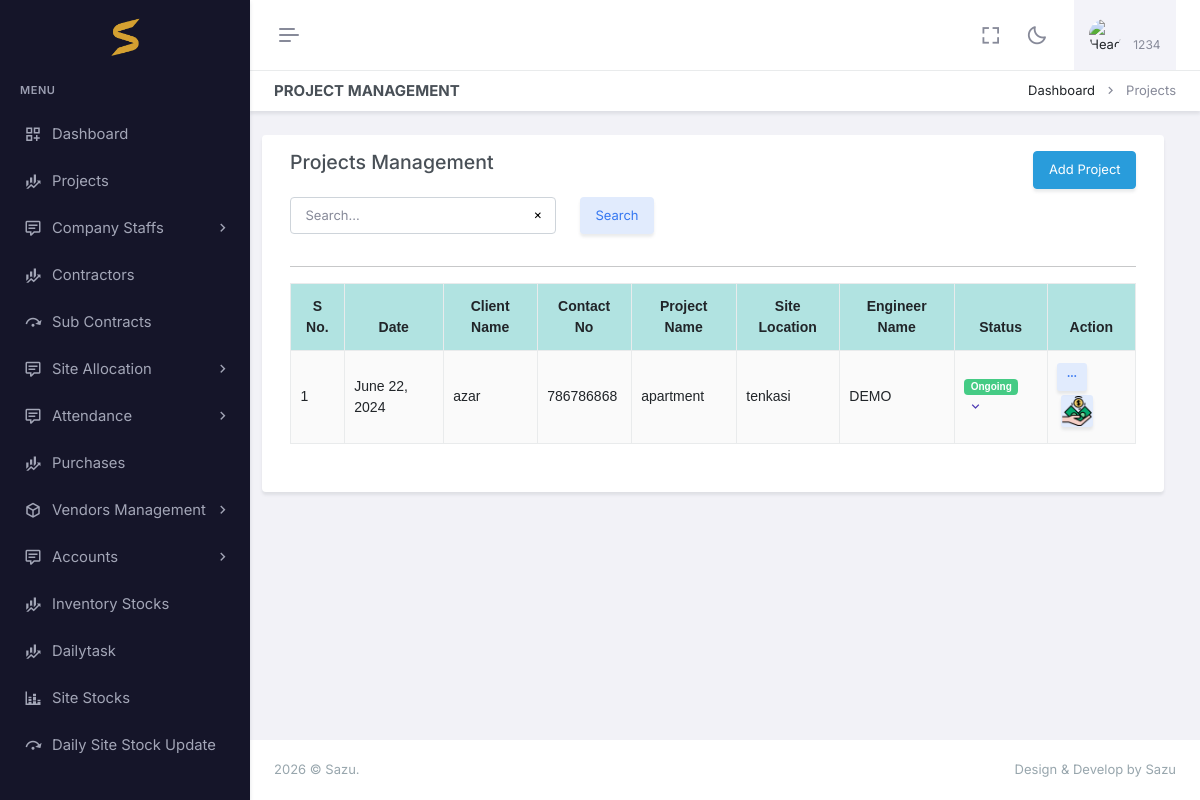
/project/ (signed in), run on the app's committed database.
### app/auth_models.py (models this page shows, shortened)
class CustomUser(AbstractBaseUser, PermissionsMixin):
    email=models.EmailField(null=True, blank=True,unique=True)
    image = models.ImageField(upload_to='profile_images/', null=True, blank=True)
    name = models.CharField(max_length=255)
    phone_number = models.CharField(max_length=10, unique=True)
    pin = models.CharField(max_length=6, null=True, blank=True)
    is_active = models.BooleanField(default=True)
    admin = models.BooleanField(default=False)
    is_employee = models.BooleanField(default=False)
    is_owner=models.BooleanField(default=False)
    created_at =models.DateField(auto_now_add=True)
    is_staff = models.BooleanField(default=False)
    is_superuser = models.BooleanField(default=False)
    otp = models.CharField(max_length=6, null=True, blank=True)
    created_at =models.DateField(auto_now_add=True)
    proof=models.FileField(upload_to="proof/", null=True, blank=True)
    USERNAME_FIELD = 'phone_number'
    REQUIRED_FIELDS = ['name']
    disable = models.BooleanField(default=False)
    objects = CustomUserManager()
    @property
    def company(self):
        print(self.is_employee)
        if self.admin:
            return self.company_set.all().last()
        if self.is_employee:
            if self.employee_set.all():
                return self.employee_set.all().last().company
        return None

### app/models.py (models this page shows, shortened)
class Project(models.Model):
    company=models.ForeignKey(Company, on_delete=models.CASCADE,null=True,blank=True)
    proj_id=models.CharField(max_length=100,null=True,blank=True)
    client = models.CharField(max_length=100,null=True,blank=True)
    contact_no = models.CharField(max_length=15,null=True,blank=True)
    address = models.CharField(max_length=255,null=True,blank=True)
    proj_name=models.CharField(max_length=100,null=True,blank=True)
    site_location=models.CharField(max_length=100,null=True,blank=True)
    incharge=models.ForeignKey(Employee, on_delete=models.CASCADE,null=True,blank=True)  #dropdown
    start_date=models.DateField(null=True,blank=True)
    end_date =models.DateField(null=True,blank=True)
    duration =models.ForeignKey(Duration, on_delete=models.CASCADE,null=True,blank=True)
    priority =models.ForeignKey(Priority, on_delete=models.CASCADE,null=True,blank=True)
    estimation=models.DecimalField(max_digits=10, decimal_places=2, default=0.0)
    modeldesign =models.FileField(upload_to="doc")
    aggeaments =models.FileField(upload_to="doc")
    proj_category = models.ForeignKey(ProjectCategory, on_delete=models.CASCADE,null=True,blank=True)
    status = models.ForeignKey(WorkStatus, on_delete=models.CASCADE,null=True,blank=True)
    description = models.TextField(null=True,blank=True)
    terms_conditions = models.TextField(null=True,blank=True)

class Employee(models.Model):
    company=models.ForeignKey(Company, on_delete=models.CASCADE,null=True,blank=True)
    user=models.ForeignKey(CustomUser, on_delete=models.CASCADE,null=True,blank=True)
    img =models.FileField(upload_to="doc",null=True,blank=True)
    name=models.CharField(max_length=50,null=True,blank=True)
    role=models.ForeignKey(EmpRoles, on_delete=models.CASCADE,null=True,blank=True)
    mobile=models.CharField(max_length=10,null=True,blank=True)
    address=models.CharField(max_length=200,null=True,blank=True)
    bankname=models.CharField(max_length=50,null=True,blank=True)
    branch=models.CharField(max_length=50,null=True,blank=True)
    bankaccount=models.CharField(max_length=50,null=True,blank=True)
    ifsccode=models.CharField(max_length=50,null=True,blank=True)
    start_date=models.DateField(auto_now_add=True, null=True, blank=True)
    wage=models.DecimalField(max_digits=10, decimal_places=2,null=True, blank=True)
    payment_schedule = models.ForeignKey(PaymentSchedule, on_delete=models.CASCADE, null=True, blank=True)
    monthly_salary = models.DecimalField(max_digits=10, decimal_places=2,null=True, blank=True)
    monthly_salary1 = models.DecimalField(max_digits=10, decimal_places=2,null=True, blank=True)
    def __str__(self):
        return self.name

class WorkStatus(models.Model):
    name = models.CharField(max_length=50, null=True, blank=True)
    code = models.CharField(max_length=50, null=True, blank=True)

### app/api.py (the view)
# urls.py: path('project/', api.project, name='project'),
@login_required(login_url='login')
def project(request):  #change name
    user=request.user
    allow,msg= check_user(request,Project,instance=False)  # CHANGE model
    if not allow:
         context ={"unauthorized":msg}
         return render(request,"login.html",context)
    querysets = Project.objects.filter(company=request.user.company).order_by("-id")   #change query
    category =ProjectCategory.objects.filter(company=request.user.company).order_by("-id")
    engineer =Employee.objects.filter(company=request.user.company, user__disable = False).order_by("-id")
    duration =Duration.objects.all()
    priority =Priority.objects.all()
    print(category)
    queryset,pages ,search=customPagination(request,Project,querysets)    #change, model
    context= {'queryset': queryset,"location":"project","pages" :pages,"search" :search ,'category' :category ,
        "engineer" :engineer , 'duration' :duration ,"priority" :priority
    }   #change location name
    return render(request,"project/project.html",context)    #change template name
    html = render_to_string('project/project.html', context)
    return JsonResponse({'html': html})

### app/context_processors.py (called while the page is built)
def my_env_var(request):
    return {
        'my_env_var': settings.JS_ENV
    }

### app/models.py (called while the page is built)
    def __str__(self):
        return self.name

    def __str__(self):
        return self.name

    def __str__(self):
        return self.name

### app/templatetags/filters.py (called while the page is built)
@register.filter
def filename(value):
    filename = ""
    if isinstance(value, (File, FieldFile)):
        filename =  os.path.basename(value.name)
    elif isinstance(value, str):
        filename = os.path.basename(value)
    else :
        filename =None
    return truncate_file_text(filename)

@register.filter
def truncate(value,char =15):
    if value:
        return truncate_text(value,char)
    return value

### app/utils.py (called while the page is built)
def customPagination(request,Klass,queryset,serializer_class=None):
    search_query = request.GET.get('search',"")
    if search_query:
        search_filters = Q()
        for field in Klass._meta.fields:
            if field.get_internal_type() in ['CharField', 'TextField']:
                search_filters |= Q(**{f'{field.name}__icontains': search_query})
        queryset = queryset.filter(search_filters)
    paginator = Paginator(queryset, PAGE_SIZE)
    page_number = request.GET.get('page')
    page_obj = paginator.get_page(page_number)
    pages =paginator.num_pages
    obj =page_obj.object_list
    if serializer_class:
            queryjs =  (serializer_class(obj,many=True).data)
            print(queryjs)
    return page_obj,pages,search_query

def check_user(request,klass,instance=False):
    msg ='not allowed'
    return True ,msg

def truncate_text(text,char =10):
    if not (isinstance(text,str)):
        return text
    if len(text)>10 :
        name = text[0:char]
        return name
    return text

def truncate_file_text(text,char =10):
    if not (isinstance(text,str)):
        return text
    if len(text)>10 :
        ext = text.split(".").pop()
        name = text[0:char]
        return name + "." + ext
    return text

### app/templates/project/project.html (shortened to what this page needs)
{% extends "base.html" %}
{% load filters %}
{% load static %}
{% block header2 %}
<div id="layout-wrapper">
	<div class="main-content">
		<div class="page-content">
			<div class="container-fluid">
				<div class="row">
					<div class="col-12">
						<div class="page-title-box d-sm-flex align-items-center justify-content-between">
							<h4 class="mb-sm-0">Project Management</h4>
							<div class="page-title-right">
								<ol class="breadcrumb m-0">
									<li class="breadcrumb-item"><a href="javascript: void(0);">Dashboard</a></li>
									<li class="breadcrumb-item active">Projects</li>
								</ol>
							</div>
						</div>
					</div>
				</div>
				<div class="row">
					<div class="row">
						<div class="card">
							<div class="card-body">
								<div class="row ">
									<div class="col">
										<h4>Projects Management</h4>
									</div>
									<div class="col">
										<button type="button" class="btn btn-info" style="float:right;"
										data-bs-toggle="modal" data-bs-target=".bs-example-modal-lg">Add
										Project</button>
									</div>
								</div>
								<div class="row mt-2">
									{% include "search.html" %}
								</div>
								<hr>
								<table id="example"
									class="table table-bordered dt-responsive nowrap table-striped align-middle"
									style="width:100%">
									<thead>
										<tr>
											<th data-ordering="false">S No.</th>
											<th data-ordering="false">Date</th>
											<th data-ordering="false">Client Name</th>
											<th data-ordering="false">Contact No</th>
											<th data-ordering="false">Project Name</th>
											<th data-ordering="false">Site Location</th>
											<th data-ordering="false">Engineer Name</th>
											<th data-ordering="false">Status</th>
											<th data-ordering="false">Action</th>
										</tr>
									</thead>
									<tbody>
										{% for i in queryset %}
										<tr>
											<td>{{ forloop.counter }}</td>
											<td>{{ i.start_date }}</td>
											<td>{{ i.client }}</td>
											<td>{{ i.contact_no }}</td>
											<td>{{ i.proj_name |truncate }}</td>
											<td>{{ i.site_location |truncate }}</td>
											<td>{{ i.incharge }}</td>
											<td>
												<div class="dropdown d-inline-block">
													<span id="status-badge-{{ i.id }}"
														class="statustag badge  align-middle fs-10"
														data="{{i.status.code}}">{{i.status.name}} </span>
													<a class="dropdown-toggle" href="#" role="button"
														id="dropdownMenuButton-{{ i.id }}" data-bs-toggle="dropdown"
														aria-expanded="false">
													</a>
												</div>
											</td>
											<td>
												<div class="dropdown d-inline-block">
													<button class="btn btn-soft-secondary btn-sm dropdown" type="button"
														data-bs-toggle="dropdown" aria-expanded="false">
														<i class="ri-more-fill align-middle"></i>
													</button>
													<a
													class="btn btn-soft-secondary btn-sm p-0 m-1"
														href="{% url 'clientcash' i.id %}">
														<img src="{% static 'assets/icon/cashinward.png' %}" class ='button-img-icon'>
													</a>
												</div>
							</div>
							{% endfor %}
							<div class="row">
								{% include 'pagination.html' %}
							</div>
						</div>
					</div>
				</div>
			</div>
		</div>
		{% endblock header2 %}

### app/templates/appbar.html (shortened to what this page needs)
{% load static %}
<div id="layout-wrapper">
    <header id="page-topbar">
        <div class="layout-width">
            <div class="navbar-header">
                <div class="d-flex">
                    <button type="button"
                        class="btn btn-sm px-3 fs-16 header-item vertical-menu-btn topnav-hamburger shadow-none"
                        id="topnav-hamburger-icon">
                        <span class="hamburger-icon">
                            <span></span>
                            <span></span>
                            <span></span>
                        </span>
                    </button>
                </div>
                <div class="d-flex align-items-center">
                    <div class="ms-1 header-item d-none d-sm-flex">
                        <button type="button"
                            class="btn btn-icon btn-topbar btn-ghost-secondary rounded-circle shadow-none"
                            data-toggle="fullscreen">
                            <i class="bx bx-fullscreen fs-22"></i>
                        </button>
                    </div>
                    <div class="ms-1 header-item d-none d-sm-flex">
                        <button type="button"
                            class="btn btn-icon btn-topbar btn-ghost-secondary rounded-circle light-dark-mode shadow-none">
                            <i class="bx bx-moon fs-22"></i>
                        </button>
                    </div>
                    <div class="dropdown ms-sm-3 header-item topbar-user">
                        <button type="button" class="btn shadow-none" id="page-header-user-dropdown"
                            data-bs-toggle="dropdown" aria-haspopup="true" aria-expanded="false">
                            <span class="d-flex align-items-center">
                                <img class="rounded-circle header-profile-user"
                                    src="{% static 'assets/images/users/avatar-1.jpg' %}" alt="Header Avatar">
                                <span class="text-start ms-xl-2">
                                    <span
                                        class="d-none d-xl-block ms-1 fs-12 user-name-sub-text">{{request.user.name}}</span>
                                </span>
                            </span>
                        </button>
                    </div>
                </div>
            </div>
        </div>
    </header>
</div>

### app/static/assets/css/style.css (style rules this page uses)
.button-img-icon { width: 30px; height: 30px; }

### app/static/assets/css/table.css (style rules this page uses)
:root { --table-font-family: Arial, sans-serif; --table-font-size: 14px; }
table { width: 100%; border-collapse: collapse; font-family: var(--table-font-family); font-size: var(--table-font-size); }
th, td { border: 1px solid #ddd; padding: 10px; }
th { text-transform: capitalize; background-color: #f2f2f2; text-align: center !important; }
thead:first-child { background-color: #8ad5d3aa; }
th:first-letter { text-transform: uppercase; }

### data on the page
CustomUser: user.name "1234"
Project: start_date "June 22, 2024", client "azar", contact_no "786786868", proj_name "apartment", site_location "tenkasi", incharge "DEMO", status.name "Ongoing"
